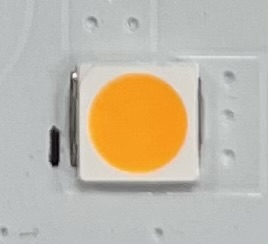
#> input picture images/circularLed.jpg, 268 x 244 px, given in place of the camera
$ python camviva2.py
#> lines starting #> are read from the running program, lines starting #| are printed output that depends on the picture; after the words box and inside, x2 and y2 are one past the last pixel; in counts of white or black regions, pixels touching at a corner belong together
import cv2
import numpy as np

def nothing(x):
    pass

cap = cv2.VideoCapture(0)
cv2.namedWindow("HSV")
cv2.createTrackbar("H_min", "HSV", 14, 179, nothing)
cv2.createTrackbar("S_min", "HSV", 80, 255, nothing)
cv2.createTrackbar("V_min", "HSV", 208, 255, nothing)
cv2.createTrackbar("H_max", "HSV", 44, 179, nothing)
cv2.createTrackbar("S_max", "HSV", 255, 255, nothing)
cv2.createTrackbar("V_max", "HSV", 255, 255, nothing)

while True:
    _, frame = cap.read()
#> frame is the input picture: shape (244, 268, 3); mean B, G, R 168.8, 184.4, 192.8
    frame = cv2.GaussianBlur(frame, (5, 5), 0)

    hsv= cv2.cvtColor(frame, cv2.COLOR_BGR2HSV)
#> hsv: shape (244, 268, 3); mean H, S, V 69.8, 32.3, 195.8

    hmin= cv2.getTrackbarPos("H_min", "HSV")
    smin= cv2.getTrackbarPos("S_min", "HSV")
    vmin= cv2.getTrackbarPos("V_min", "HSV")
    hmax= cv2.getTrackbarPos("H_max", "HSV")
    smax= cv2.getTrackbarPos("S_max", "HSV")
    vmax= cv2.getTrackbarPos("V_max", "HSV")

    lower_yellow=np.array([hmin, smin, vmin])
    upper_yellow=np.array([hmax, smax, vmax])

    mask = cv2.inRange(hsv, lower_yellow, upper_yellow)
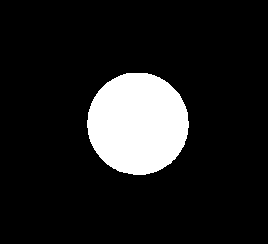
#> mask: shape (244, 268); 12.5% white; 1 white region, box (x1, y1, x2, y2) and area: (87, 73, 189, 175) 8156
    kernel = np.ones((5, 5), np.uint8)
    mask = cv2.morphologyEx(mask, cv2.MORPH_CLOSE, kernel)
    mask = cv2.morphologyEx(mask, cv2.MORPH_OPEN, kernel)
    mask = cv2.erode(mask, kernel)
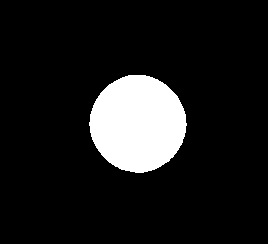
#> mask: shape (244, 268); 11.2% white; 1 white region

    contours, _ = cv2.findContours(mask, cv2.RETR_EXTERNAL, cv2.CHAIN_APPROX_SIMPLE)
#> contours = 1 contour; box (x1, y1, x2, y2) and area: (89, 75, 187, 173) 7220

    circ=0
    cuad=0
    for cnt in contours:
        aprox= cv2.approxPolyDP(cnt, 0.04 * cv2.arcLength(cnt, True), True)
        x=aprox.ravel()[0]
        y=aprox.ravel()[1]-10

        # Detectar rectángulos y cuadrados
        if len(aprox) == 4:
            x, y, w, h = cv2.boundingRect(aprox)
            aspect_ratio = float(w) / h

            cv2.putText(frame, "Square", (x, y-10), cv2.FONT_HERSHEY_SIMPLEX, 0.6, (0, 255, 0), 2)
            cuad+=1
        else:
            cv2.putText(frame, "Circle", (x, y-10), cv2.FONT_HERSHEY_SIMPLEX, 0.6, (255, 0, 0), 2)
            circ+=1

        cv2.drawContours(frame, [aprox], 0, (0, 0, 255), 3)
#> this loop made 1 pass
#> circ on pass 1: 1
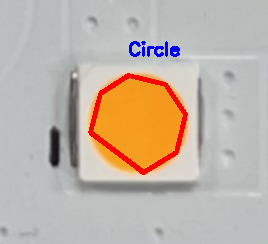
#> frame: shape (244, 268, 3); mean B, G, R 168, 179.6, 192
#> after the loop, circ = 1; cuad = 0

    if cuad > circ:
        cv2.putText(frame, "Squared leds", (10, 30), cv2.FONT_HERSHEY_SIMPLEX, 1, (0, 255, 0), 2)
    else:
        cv2.putText(frame, "Circular leds", (10, 30), cv2.FONT_HERSHEY_SIMPLEX, 1, (255, 0, 0), 2)

    cv2.putText(frame, f"Squares:{cuad}, Circles:{circ}", (10, 60), cv2.FONT_HERSHEY_SIMPLEX, 0.7, (0, 0, 0), 2)
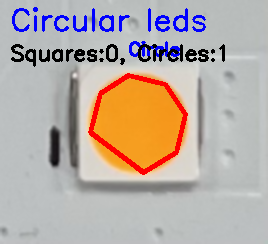
#> frame: shape (244, 268, 3); mean B, G, R 164.9, 171.9, 184.4


    cv2.imshow("frame", frame)
    cv2.imshow("mask", mask)

    key=cv2.waitKey(50)
#> (key Esc is pressed here)
    if key == 27:
        break

cap.release()
cv2.destroyAllWindows()

$ run again, on images/squaredLed.jpg
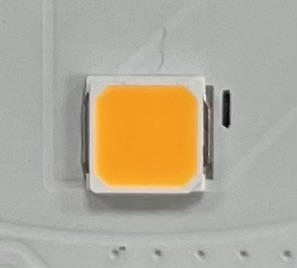
#> input picture images/squaredLed.jpg, 297 x 268 px, given in place of the camera
#> frame is the input picture: shape (268, 297, 3); mean B, G, R 152.2, 170.4, 179.8
#> hsv: shape (268, 297, 3); mean H, S, V 42.8, 32, 181.3
#> `mask = cv2.erode(mask, kernel)`:
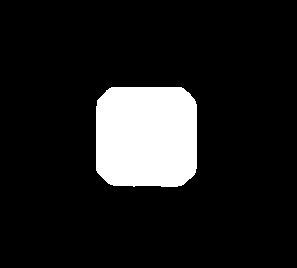
#> mask: shape (268, 297); 12% white; 1 white region
#> contours = 1 contour; box (x1, y1, x2, y2) and area: (96, 87, 197, 187) 9414
#> the loop `for cnt in contours:` made 1 pass
#> (aprox, w, h, aspect_ratio, cuad) on pass 1: ([[106, 90], [97, 172], [190, 178], [190, 94]], 94, 89, 1.06, 1)
#> after the loop `for cnt in contours:`: circ = 0; cuad = 1
#> `cv2.putText(frame, f"Squares:{cuad}, Circles:{circ}", (10, 60), cv2.FO..`:
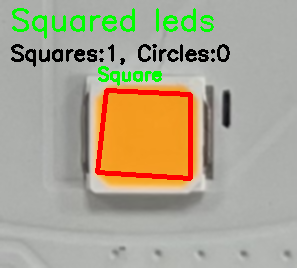
#> frame: shape (268, 297, 3); mean B, G, R 143.8, 165.5, 172.6
